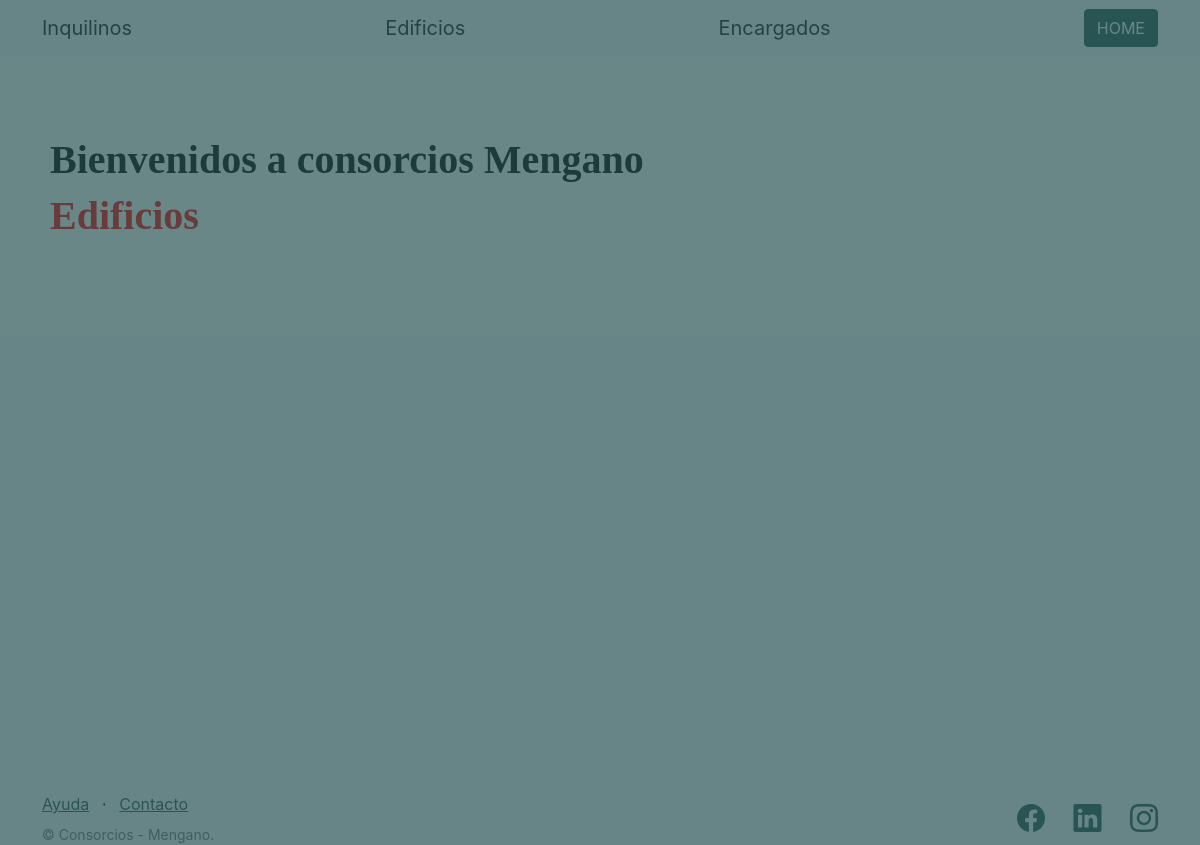
Page /edificios/edificios/ on the earlier database version.
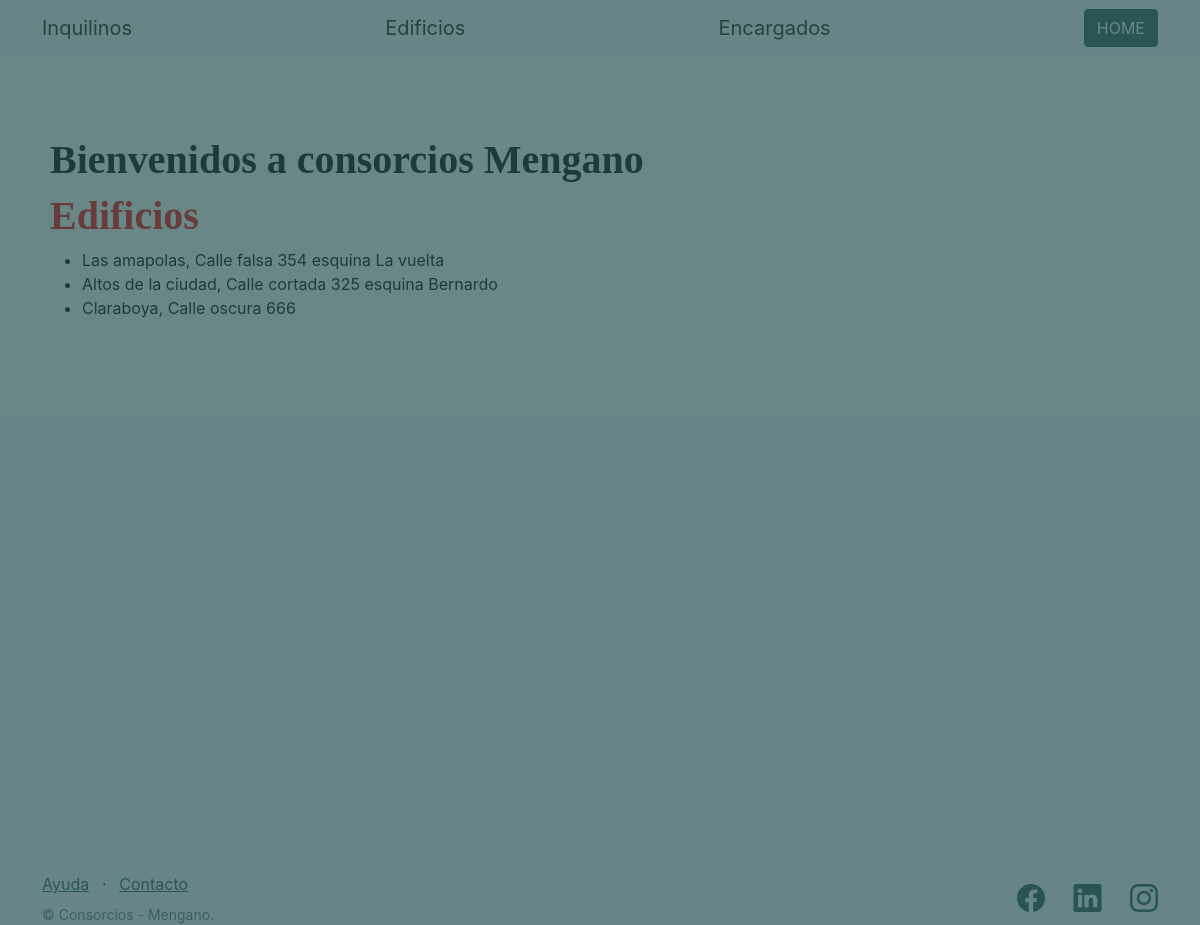
Same page on the later database version.
### edificios/models.py (models this page shows, shortened)
class Edificio(models.Model):
    nombre = models.CharField(max_length=30) #Caracteres
    direccion = models.CharField(max_length=160)
    encargado= models.CharField(max_length=32)
    telefono = models.IntegerField()

### edificios/views.py (the view)
# urls.py: path("edificios/", listar_edificios, name="listar_edificios"),
def listar_edificios(request):
    contexto= {
        "edificios": Edificio.objects.all()
    }
    return render(
        request=request,
        template_name="edificios/lista_edificios.html",
        context=contexto,
    )

### edificios/templates/edificios/lista_edificios.html (shortened to what this page needs)
{% extends 'edificios/base.html' %}
{% block contenido %}
<div>
{% include "edificios/barra_saludo.html" %}
<h1 class= "titulos-consorcios">Edificios</h1>
<ul>
{% for edificio in edificios %}
<li>{{ edificio.nombre }}, {{ edificio.direccion }}</li>
{% endfor %}
</ul>
</div>
{% endblock contenido %}

Differences in the rows shown:
added Edificio: nombre "Las amapolas", direccion "Calle falsa 354 esquina La vuelta"
added Edificio: nombre "Altos de la ciudad", direccion "Calle cortada 325 esquina Bernardo"
added Edificio: nombre "Claraboya", direccion "Calle oscura 666"
